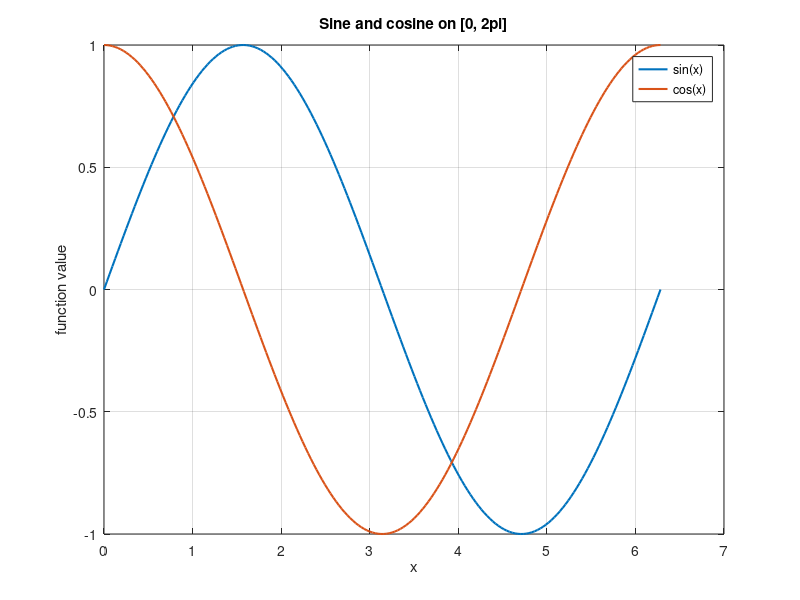

Write MATLAB code to recreate this figure.
% MATH 346 - Week 1
% Possible worked solution - compare only after attempting the starter.
% Other correct implementations are possible.
% Arrays, scripts, and 2D plotting

clear; clc; close all;

x = linspace(0, 2*pi, 200);
y1 = sin(x);
y2 = cos(x);

figure;
plot(x, y1, "LineWidth", 1.5);
hold on;
plot(x, y2, "LineWidth", 1.5);
hold off;

xlabel("x");
ylabel("function value");
title("Sine and cosine on [0, 2pi]");
legend("sin(x)", "cos(x)", "Location", "best");
grid on;

identity_error = max(abs(y1.^2 + y2.^2 - 1));
fprintf("Maximum error in sin^2(x) + cos^2(x) = 1: %.3e\n", identity_error);
